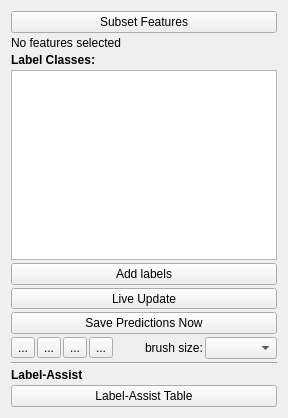
<?xml version="1.0" encoding="UTF-8"?>
<ui version="4.0">
 <class>containingWidget</class>
 <widget class="QWidget" name="containingWidget">
  <property name="geometry">
   <rect>
    <x>0</x>
    <y>0</y>
    <width>288</width>
    <height>418</height>
   </rect>
  </property>
  <property name="sizePolicy">
   <sizepolicy hsizetype="Preferred" vsizetype="Preferred">
    <horstretch>1</horstretch>
    <verstretch>0</verstretch>
   </sizepolicy>
  </property>
  <property name="minimumSize">
   <size>
    <width>256</width>
    <height>0</height>
   </size>
  </property>
  <property name="baseSize">
   <size>
    <width>0</width>
    <height>0</height>
   </size>
  </property>
  <property name="windowTitle">
   <string>Form</string>
  </property>
  <layout class="QGridLayout" name="gridLayout">
   <item row="0" column="0">
    <layout class="QVBoxLayout" name="verticalLayout">
     <property name="spacing">
      <number>3</number>
     </property>
     <item>
      <layout class="QHBoxLayout" name="horizontalLayout_2">
       <item>
        <widget class="QPushButton" name="subsetFeaturesButton">
         <property name="toolTip">
          <string>&lt;html&gt;&lt;head/&gt;&lt;body&gt;&lt;p&gt;From the features computed in &amp;quot;Object Extraction&amp;quot; applet, &lt;span style=&quot; font-weight:600;&quot;&gt;select a subset of features&lt;/span&gt; to be used for classification. &lt;/p&gt;&lt;p&gt;&lt;br/&gt;&lt;/p&gt;&lt;p&gt;This button is here, because computationally it is much cheaper to compute all the features at once and then, at this step, try out which combination of features is the best for the classification task.&lt;/p&gt;&lt;/body&gt;&lt;/html&gt;</string>
         </property>
         <property name="text">
          <string>Subset Features</string>
         </property>
        </widget>
       </item>
      </layout>
     </item>
     <item>
      <widget class="QLabel" name="featuresSubset">
       <property name="text">
        <string>No features selected</string>
       </property>
      </widget>
     </item>
     <item>
      <widget class="QLabel" name="label">
       <property name="sizePolicy">
        <sizepolicy hsizetype="Preferred" vsizetype="Fixed">
         <horstretch>0</horstretch>
         <verstretch>0</verstretch>
        </sizepolicy>
       </property>
       <property name="text">
        <string>&lt;html&gt;&lt;head/&gt;&lt;body&gt;&lt;p&gt;&lt;span style=&quot; font-weight:600;&quot;&gt;Label Classes:&lt;/span&gt;&lt;/p&gt;&lt;/body&gt;&lt;/html&gt;</string>
       </property>
      </widget>
     </item>
     <item>
      <widget class="LabelListView" name="labelListView">
       <property name="sizePolicy">
        <sizepolicy hsizetype="Minimum" vsizetype="Preferred">
         <horstretch>0</horstretch>
         <verstretch>0</verstretch>
        </sizepolicy>
       </property>
      </widget>
     </item>
     <item>
      <widget class="QPushButton" name="AddLabelButton">
       <property name="styleSheet">
        <string notr="true"/>
       </property>
       <property name="text">
        <string>Add labels</string>
       </property>
      </widget>
     </item>
     <item>
      <layout class="QHBoxLayout" name="horizontalLayout_3">
       <item>
        <widget class="QToolButton" name="liveUpdateButton">
         <property name="sizePolicy">
          <sizepolicy hsizetype="Expanding" vsizetype="Fixed">
           <horstretch>0</horstretch>
           <verstretch>0</verstretch>
          </sizepolicy>
         </property>
         <property name="text">
          <string>Live Update</string>
         </property>
         <property name="checkable">
          <bool>true</bool>
         </property>
         <property name="toolButtonStyle">
          <enum>Qt::ToolButtonTextBesideIcon</enum>
         </property>
        </widget>
       </item>
      </layout>
     </item>
     <item>
      <widget class="QPushButton" name="savePredictionsButton">
       <property name="text">
        <string>Save Predictions Now</string>
       </property>
      </widget>
     </item>
     <item>
      <layout class="QHBoxLayout" name="horizontalLayout" stretch="0,0,1,0,0,0">
       <property name="spacing">
        <number>2</number>
       </property>
       <property name="sizeConstraint">
        <enum>QLayout::SetDefaultConstraint</enum>
       </property>
       <item>
        <widget class="QToolButton" name="arrowToolButton">
         <property name="text">
          <string>...</string>
         </property>
        </widget>
       </item>
       <item>
        <widget class="QToolButton" name="paintToolButton">
         <property name="text">
          <string>...</string>
         </property>
        </widget>
       </item>
       <item>
        <widget class="QToolButton" name="eraserToolButton">
         <property name="text">
          <string>...</string>
         </property>
         <property name="autoRaise">
          <bool>false</bool>
         </property>
        </widget>
       </item>
	   <item>
		<widget class="QToolButton" name="thresToolButton">
		 <property name="text">
		  <string>...</string>
		 </property>
		</widget>
	   </item>
       <item>
        <spacer name="horizontalSpacer_3">
         <property name="orientation">
          <enum>Qt::Horizontal</enum>
         </property>
         <property name="sizeHint" stdset="0">
          <size>
           <width>20</width>
           <height>20</height>
          </size>
         </property>
        </spacer>
       </item>
       <item>
        <widget class="QLabel" name="brushSizeCaption">
         <property name="text">
          <string>brush size:</string>
         </property>
        </widget>
       </item>
       <item>
        <widget class="QComboBox" name="brushSizeComboBox">
         <property name="sizePolicy">
          <sizepolicy hsizetype="Expanding" vsizetype="Fixed">
           <horstretch>0</horstretch>
           <verstretch>0</verstretch>
          </sizepolicy>
         </property>
         <property name="sizeAdjustPolicy">
          <enum>QComboBox::AdjustToContents</enum>
         </property>
        </widget>
       </item>
      </layout>
     </item>
     <item>
      <widget class="Line" name="labelAssistLine">
       <property name="orientation">
        <enum>Qt::Horizontal</enum>
       </property>
      </widget>
     </item>
     <item>
      <widget class="QLabel" name="labelAssistLabel">
       <property name="font">
        <font>
         <weight>75</weight>
         <bold>true</bold>
        </font>
       </property>
       <property name="toolTip">
        <string>&lt;html&gt;&lt;head/&gt;&lt;body&gt;&lt;p&gt;&lt;span style=&quot; font-weight:400;&quot;&gt;Show table with object areas and number of labels per frame in order to find the frames where something interesting is happening.&lt;/span&gt;&lt;/p&gt;&lt;/body&gt;&lt;/html&gt;</string>
       </property>
       <property name="text">
        <string>Label-Assist</string>
       </property>
      </widget>
     </item>
     <item>
      <widget class="QPushButton" name="labelAssistButton">
       <property name="text">
        <string>Label-Assist Table</string>
       </property>
      </widget>
     </item>
    </layout>
   </item>
  </layout>
 </widget>
 <customwidgets>
  <customwidget>
   <class>LabelListView</class>
   <extends>QTableView</extends>
   <header>ilastik.widgets.labelListView</header>
  </customwidget>
 </customwidgets>
 <resources/>
 <connections/>
</ui>
